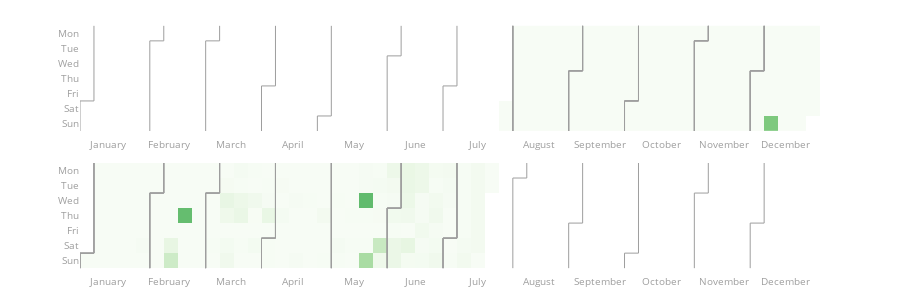

Here is the notebook cell this chart was saved with:
### Code cell
fig = calplot(
    df2,
    x="Reservation Creation Date (Greg)",
    y="#Rooms",
    gap=0
)
fig.show()

### Figure 1 — Plotly figure (JSON) as saved in the notebook; plotly's stock layout.template omitted (floating-point values rounded to 4 significant figures; data arrays with more than 128 entries replaced by an {"elided": "..."} marker saying what was removed)
{"data": [{"colorscale": [[0, "rgb(247,252,245)"], [0.125, "rgb(229,245,224)"], [0.25, "rgb(199,233,192)"], [0.375, "rgb(161,217,155)"], [0.5, "rgb(116,196,118)"], [0.625, "rgb(65,171,93)"], [0.75, "rgb(35,139,69)"], [0.875, "rgb(0,109,44)"], [1, "rgb(0,68,27)"]], "customdata": {"elided": "830x2 str values"}, "hovertemplate": "%{customdata[0]} <br>Week=%{x} <br>%{customdata[1]}=%{z}", "name": "2022", "showscale": false, "type": "heatmap", "x": {"elided": "830 int values"}, "xaxis": "x", "xgap": 0, "y": {"elided": "830 int values"}, "yaxis": "y", "ygap": 0, "z": {"elided": "830 int values"}, "zmax": 21475, "zmin": 0}, {"hoverinfo": "skip", "line": {"color": "#9e9e9e", "width": 1}, "mode": "lines", "type": "scatter", "x": [-0.5, -0.5], "xaxis": "x", "y": [4.5, 6.5], "yaxis": "y"}, {"hoverinfo": "skip", "line": {"color": "#9e9e9e", "width": 1}, "mode": "lines", "type": "scatter", "x": [-0.5, 0.5], "xaxis": "x", "y": [4.5, 4.5], "yaxis": "y"}, {"hoverinfo": "skip", "line": {"color": "#9e9e9e", "width": 1}, "mode": "lines", "type": "scatter", "x": [0.5, 0.5], "xaxis": "x", "y": [4.5, -0.5], "yaxis": "y"}, {"hoverinfo": "skip", "line": {"color": "#9e9e9e", "width": 1}, "mode": "lines", "type": "scatter", "x": [4.5, 4.5], "xaxis": "x", "y": [0.5, 6.5], "yaxis": "y"}, {"hoverinfo": "skip", "line": {"color": "#9e9e9e", "width": 1}, "mode": "lines", "type": "scatter", "x": [4.5, 5.5], "xaxis": "x", "y": [0.5, 0.5], "yaxis": "y"}, {"hoverinfo": "skip", "line": {"color": "#9e9e9e", "width": 1}, "mode": "lines", "type": "scatter", "x": [5.5, 5.5], "xaxis": "x", "y": [0.5, -0.5], "yaxis": "y"}, {"hoverinfo": "skip", "line": {"color": "#9e9e9e", "width": 1}, "mode": "lines", "type": "scatter", "x": [8.5, 8.5], "xaxis": "x", "y": [0.5, 6.5], "yaxis": "y"}, {"hoverinfo": "skip", "line": {"color": "#9e9e9e", "width": 1}, "mode": "lines", "type": "scatter", "x": [8.5, 9.5], "xaxis": "x", "y": [0.5, 0.5], "yaxis": "y"}, {"hoverinfo": "skip", "line": {"color": "#9e9e9e", "width": 1}, "mode": "lines", "type": "scatter", "x": [9.5, 9.5], "xaxis": "x", "y": [0.5, -0.5], "yaxis": "y"}, {"hoverinfo": "skip", "line": {"color": "#9e9e9e", "width": 1}, "mode": "lines", "type": "scatter", "x": [12.5, 12.5], "xaxis": "x", "y": [3.5, 6.5], "yaxis": "y"}, {"hoverinfo": "skip", "line": {"color": "#9e9e9e", "width": 1}, "mode": "lines", "type": "scatter", "x": [12.5, 13.5], "xaxis": "x", "y": [3.5, 3.5], "yaxis": "y"}, {"hoverinfo": "skip", "line": {"color": "#9e9e9e", "width": 1}, "mode": "lines", "type": "scatter", "x": [13.5, 13.5], "xaxis": "x", "y": [3.5, -0.5], "yaxis": "y"}, {"hoverinfo": "skip", "line": {"color": "#9e9e9e", "width": 1}, "mode": "lines", "type": "scatter", "x": [16.5, 16.5], "xaxis": "x", "y": [5.5, 6.5], "yaxis": "y"}, {"hoverinfo": "skip", "line": {"color": "#9e9e9e", "width": 1}, "mode": "lines", "type": "scatter", "x": [16.5, 17.5], "xaxis": "x", "y": [5.5, 5.5], "yaxis": "y"}, {"hoverinfo": "skip", "line": {"color": "#9e9e9e", "width": 1}, "mode": "lines", "type": "scatter", "x": [17.5, 17.5], "xaxis": "x", "y": [5.5, -0.5], "yaxis": "y"}, {"hoverinfo": "skip", "line": {"color": "#9e9e9e", "width": 1}, "mode": "lines", "type": "scatter", "x": [21.5, 21.5], "xaxis": "x", "y": [1.5, 6.5], "yaxis": "y"}, {"hoverinfo": "skip", "line": {"color": "#9e9e9e", "width": 1}, "mode": "lines", "type": "scatter", "x": [21.5, 22.5], "xaxis": "x", "y": [1.5, 1.5], "yaxis": "y"}, {"hoverinfo": "skip", "line": {"color": "#9e9e9e", "width": 1}, "mode": "lines", "type": "scatter", "x": [22.5, 22.5], "xaxis": "x", "y": [1.5, -0.5], "yaxis": "y"}, {"hoverinfo": "skip", "line": {"color": "#9e9e9e", "width": 1}, "mode": "lines", "type": "scatter", "x": [25.5, 25.5], "xaxis": "x", "y": [3.5, 6.5], "yaxis": "y"}, {"hoverinfo": "skip", "line": {"color": "#9e9e9e", "width": 1}, "mode": "lines", "type": "scatter", "x": [25.5, 26.5], "xaxis": "x", "y": [3.5, 3.5], "yaxis": "y"}, {"hoverinfo": "skip", "line": {"color": "#9e9e9e", "width": 1}, "mode": "lines", "type": "scatter", "x": [26.5, 26.5], "xaxis": "x", "y": [3.5, -0.5], "yaxis": "y"}, {"hoverinfo": "skip", "line": {"color": "#9e9e9e", "width": 1}, "mode": "lines", "type": "scatter", "x": [30.5, 30.5], "xaxis": "x", "y": [-0.5, 6.5], "yaxis": "y"}, {"hoverinfo": "skip", "line": {"color": "#9e9e9e", "width": 1}, "mode": "lines", "type": "scatter", "x": [30.5, 30.5], "xaxis": "x", "y": [-0.5, 6.5], "yaxis": "y"}, {"hoverinfo": "skip", "line": {"color": "#9e9e9e", "width": 1}, "mode": "lines", "type": "scatter", "x": [30.5, 30.5], "xaxis": "x", "y": [-0.5, 6.5], "yaxis": "y"}, {"hoverinfo": "skip", "line": {"color": "#9e9e9e", "width": 1}, "mode": "lines", "type": "scatter", "x": [30.5, 30.5], "xaxis": "x", "y": [-0.5, 6.5], "yaxis": "y"}, {"hoverinfo": "skip", "line": {"color": "#9e9e9e", "width": 1}, "mode": "lines", "type": "scatter", "x": [34.5, 34.5], "xaxis": "x", "y": [2.5, 6.5], "yaxis": "y"}, {"hoverinfo": "skip", "line": {"color": "#9e9e9e", "width": 1}, "mode": "lines", "type": "scatter", "x": [34.5, 35.5], "xaxis": "x", "y": [2.5, 2.5], "yaxis": "y"}, {"hoverinfo": "skip", "line": {"color": "#9e9e9e", "width": 1}, "mode": "lines", "type": "scatter", "x": [35.5, 35.5], "xaxis": "x", "y": [2.5, -0.5], "yaxis": "y"}, {"hoverinfo": "skip", "line": {"color": "#9e9e9e", "width": 1}, "mode": "lines", "type": "scatter", "x": [34.5, 34.5], "xaxis": "x", "y": [2.5, 6.5], "yaxis": "y"}, {"hoverinfo": "skip", "line": {"color": "#9e9e9e", "width": 1}, "mode": "lines", "type": "scatter", "x": [34.5, 35.5], "xaxis": "x", "y": [2.5, 2.5], "yaxis": "y"}, {"hoverinfo": "skip", "line": {"color": "#9e9e9e", "width": 1}, "mode": "lines", "type": "scatter", "x": [35.5, 35.5], "xaxis": "x", "y": [2.5, -0.5], "yaxis": "y"}, {"hoverinfo": "skip", "line": {"color": "#9e9e9e", "width": 1}, "mode": "lines", "type": "scatter", "x": [34.5, 34.5], "xaxis": "x", "y": [2.5, 6.5], "yaxis": "y"}, {"hoverinfo": "skip", "line": {"color": "#9e9e9e", "width": 1}, "mode": "lines", "type": "scatter", "x": [34.5, 35.5], "xaxis": "x", "y": [2.5, 2.5], "yaxis": "y"}, {"hoverinfo": "skip", "line": {"color": "#9e9e9e", "width": 1}, "mode": "lines", "type": "scatter", "x": [35.5, 35.5], "xaxis": "x", "y": [2.5, -0.5], "yaxis": "y"}, {"hoverinfo": "skip", "line": {"color": "#9e9e9e", "width": 1}, "mode": "lines", "type": "scatter", "x": [34.5, 34.5], "xaxis": "x", "y": [2.5, 6.5], "yaxis": "y"}, {"hoverinfo": "skip", "line": {"color": "#9e9e9e", "width": 1}, "mode": "lines", "type": "scatter", "x": [34.5, 35.5], "xaxis": "x", "y": [2.5, 2.5], "yaxis": "y"}, {"hoverinfo": "skip", "line": {"color": "#9e9e9e", "width": 1}, "mode": "lines", "type": "scatter", "x": [35.5, 35.5], "xaxis": "x", "y": [2.5, -0.5], "yaxis": "y"}, {"hoverinfo": "skip", "line": {"color": "#9e9e9e", "width": 1}, "mode": "lines", "type": "scatter", "x": [38.5, 38.5], "xaxis": "x", "y": [4.5, 6.5], "yaxis": "y"}, {"hoverinfo": "skip", "line": {"color": "#9e9e9e", "width": 1}, "mode": "lines", "type": "scatter", "x": [38.5, 39.5], "xaxis": "x", "y": [4.5, 4.5], "yaxis": "y"}, {"hoverinfo": "skip", "line": {"color": "#9e9e9e", "width": 1}, "mode": "lines", "type": "scatter", "x": [39.5, 39.5], "xaxis": "x", "y": [4.5, -0.5], "yaxis": "y"}, {"hoverinfo": "skip", "line": {"color": "#9e9e9e", "width": 1}, "mode": "lines", "type": "scatter", "x": [38.5, 38.5], "xaxis": "x", "y": [4.5, 6.5], "yaxis": "y"}, {"hoverinfo": "skip", "line": {"color": "#9e9e9e", "width": 1}, "mode": "lines", "type": "scatter", "x": [38.5, 39.5], "xaxis": "x", "y": [4.5, 4.5], "yaxis": "y"}, {"hoverinfo": "skip", "line": {"color": "#9e9e9e", "width": 1}, "mode": "lines", "type": "scatter", "x": [39.5, 39.5], "xaxis": "x", "y": [4.5, -0.5], "yaxis": "y"}, {"hoverinfo": "skip", "line": {"color": "#9e9e9e", "width": 1}, "mode": "lines", "type": "scatter", "x": [38.5, 38.5], "xaxis": "x", "y": [4.5, 6.5], "yaxis": "y"}, {"hoverinfo": "skip", "line": {"color": "#9e9e9e", "width": 1}, "mode": "lines", "type": "scatter", "x": [38.5, 39.5], "xaxis": "x", "y": [4.5, 4.5], "yaxis": "y"}, {"hoverinfo": "skip", "line": {"color": "#9e9e9e", "width": 1}, "mode": "lines", "type": "scatter", "x": [39.5, 39.5], "xaxis": "x", "y": [4.5, -0.5], "yaxis": "y"}, {"hoverinfo": "skip", "line": {"color": "#9e9e9e", "width": 1}, "mode": "lines", "type": "scatter", "x": [38.5, 38.5], "xaxis": "x", "y": [4.5, 6.5], "yaxis": "y"}, {"hoverinfo": "skip", "line": {"color": "#9e9e9e", "width": 1}, "mode": "lines", "type": "scatter", "x": [38.5, 39.5], "xaxis": "x", "y": [4.5, 4.5], "yaxis": "y"}, {"hoverinfo": "skip", "line": {"color": "#9e9e9e", "width": 1}, "mode": "lines", "type": "scatter", "x": [39.5, 39.5], "xaxis": "x", "y": [4.5, -0.5], "yaxis": "y"}, {"hoverinfo": "skip", "line": {"color": "#9e9e9e", "width": 1}, "mode": "lines", "type": "scatter", "x": [43.5, 43.5], "xaxis": "x", "y": [0.5, 6.5], "yaxis": "y"}, {"hoverinfo": "skip", "line": {"color": "#9e9e9e", "width": 1}, "mode": "lines", "type": "scatter", "x": [43.5, 44.5], "xaxis": "x", "y": [0.5, 0.5], "yaxis": "y"}, {"hoverinfo": "skip", "line": {"color": "#9e9e9e", "width": 1}, "mode": "lines", "type": "scatter", "x": [44.5, 44.5], "xaxis": "x", "y": [0.5, -0.5], "yaxis": "y"}, {"hoverinfo": "skip", "line": {"color": "#9e9e9e", "width": 1}, "mode": "lines", "type": "scatter", "x": [43.5, 43.5], "xaxis": "x", "y": [0.5, 6.5], "yaxis": "y"}, {"hoverinfo": "skip", "line": {"color": "#9e9e9e", "width": 1}, "mode": "lines", "type": "scatter", "x": [43.5, 44.5], "xaxis": "x", "y": [0.5, 0.5], "yaxis": "y"}, {"hoverinfo": "skip", "line": {"color": "#9e9e9e", "width": 1}, "mode": "lines", "type": "scatter", "x": [44.5, 44.5], "xaxis": "x", "y": [0.5, -0.5], "yaxis": "y"}, {"hoverinfo": "skip", "line": {"color": "#9e9e9e", "width": 1}, "mode": "lines", "type": "scatter", "x": [43.5, 43.5], "xaxis": "x", "y": [0.5, 6.5], "yaxis": "y"}, {"hoverinfo": "skip", "line": {"color": "#9e9e9e", "width": 1}, "mode": "lines", "type": "scatter", "x": [43.5, 44.5], "xaxis": "x", "y": [0.5, 0.5], "yaxis": "y"}, {"hoverinfo": "skip", "line": {"color": "#9e9e9e", "width": 1}, "mode": "lines", "type": "scatter", "x": [44.5, 44.5], "xaxis": "x", "y": [0.5, -0.5], "yaxis": "y"}, {"hoverinfo": "skip", "line": {"color": "#9e9e9e", "width": 1}, "mode": "lines", "type": "scatter", "x": [43.5, 43.5], "xaxis": "x", "y": [0.5, 6.5], "yaxis": "y"}, {"hoverinfo": "skip", "line": {"color": "#9e9e9e", "width": 1}, "mode": "lines", "type": "scatter", "x": [43.5, 44.5], "xaxis": "x", "y": [0.5, 0.5], "yaxis": "y"}, {"hoverinfo": "skip", "line": {"color": "#9e9e9e", "width": 1}, "mode": "lines", "type": "scatter", "x": [44.5, 44.5], "xaxis": "x", "y": [0.5, -0.5], "yaxis": "y"}, {"hoverinfo": "skip", "line": {"color": "#9e9e9e", "width": 1}, "mode": "lines", "type": "scatter", "x": [47.5, 47.5], "xaxis": "x", "y": [2.5, 6.5], "yaxis": "y"}, {"hoverinfo": "skip", "line": {"color": "#9e9e9e", "width": 1}, "mode": "lines", "type": "scatter", "x": [47.5, 48.5], "xaxis": "x", "y": [2.5, 2.5], "yaxis": "y"}, {"hoverinfo": "skip", "line": {"color": "#9e9e9e", "width": 1}, "mode": "lines", "type": "scatter", "x": [48.5, 48.5], "xaxis": "x", "y": [2.5, -0.5], "yaxis": "y"}, {"hoverinfo": "skip", "line": {"color": "#9e9e9e", "width": 1}, "mode": "lines", "type": "scatter", "x": [47.5, 47.5], "xaxis": "x", "y": [2.5, 6.5], "yaxis": "y"}, {"hoverinfo": "skip", "line": {"color": "#9e9e9e", "width": 1}, "mode": "lines", "type": "scatter", "x": [47.5, 48.5], "xaxis": "x", "y": [2.5, 2.5], "yaxis": "y"}, {"hoverinfo": "skip", "line": {"color": "#9e9e9e", "width": 1}, "mode": "lines", "type": "scatter", "x": [48.5, 48.5], "xaxis": "x", "y": [2.5, -0.5], "yaxis": "y"}, {"hoverinfo": "skip", "line": {"color": "#9e9e9e", "width": 1}, "mode": "lines", "type": "scatter", "x": [47.5, 47.5], "xaxis": "x", "y": [2.5, 6.5], "yaxis": "y"}, {"hoverinfo": "skip", "line": {"color": "#9e9e9e", "width": 1}, "mode": "lines", "type": "scatter", "x": [47.5, 48.5], "xaxis": "x", "y": [2.5, 2.5], "yaxis": "y"}, {"hoverinfo": "skip", "line": {"color": "#9e9e9e", "width": 1}, "mode": "lines", "type": "scatter", "x": [48.5, 48.5], "xaxis": "x", "y": [2.5, -0.5], "yaxis": "y"}, {"hoverinfo": "skip", "line": {"color": "#9e9e9e", "width": 1}, "mode": "lines", "type": "scatter", "x": [47.5, 47.5], "xaxis": "x", "y": [2.5, 6.5], "yaxis": "y"}, {"hoverinfo": "skip", "line": {"color": "#9e9e9e", "width": 1}, "mode": "lines", "type": "scatter", "x": [47.5, 48.5], "xaxis": "x", "y": [2.5, 2.5], "yaxis": "y"}, {"hoverinfo": "skip", "line": {"color": "#9e9e9e", "width": 1}, "mode": "lines", "type": "scatter", "x": [48.5, 48.5], "xaxis": "x", "y": [2.5, -0.5], "yaxis": "y"}, {"colorscale": [[0, "rgb(247,252,245)"], [0.125, "rgb(229,245,224)"], [0.25, "rgb(199,233,192)"], [0.375, "rgb(161,217,155)"], [0.5, "rgb(116,196,118)"], [0.625, "rgb(65,171,93)"], [0.75, "rgb(35,139,69)"], [0.875, "rgb(0,109,44)"], [1, "rgb(0,68,27)"]], "customdata": {"elided": "962x2 str values"}, "hovertemplate": "%{customdata[0]} <br>Week=%{x} <br>%{customdata[1]}=%{z}", "name": "2023", "showscale": false, "type": "heatmap", "x": {"elided": "962 int values"}, "xaxis": "x2", "xgap": 0, "y": {"elided": "962 int values"}, "yaxis": "y2", "ygap": 0, "z": {"elided": "962 int values"}, "zmax": 21475, "zmin": 0}, {"hoverinfo": "skip", "line": {"color": "#9e9e9e", "width": 1}, "mode": "lines", "type": "scatter", "x": [-0.5, -0.5], "xaxis": "x2", "y": [5.5, 6.5], "yaxis": "y2"}, {"hoverinfo": "skip", "line": {"color": "#9e9e9e", "width": 1}, "mode": "lines", "type": "scatter", "x": [-0.5, 0.5], "xaxis": "x2", "y": [5.5, 5.5], "yaxis": "y2"}, {"hoverinfo": "skip", "line": {"color": "#9e9e9e", "width": 1}, "mode": "lines", "type": "scatter", "x": [0.5, 0.5], "xaxis": "x2", "y": [5.5, -0.5], "yaxis": "y2"}, {"hoverinfo": "skip", "line": {"color": "#9e9e9e", "width": 1}, "mode": "lines", "type": "scatter", "x": [-0.5, -0.5], "xaxis": "x2", "y": [5.5, 6.5], "yaxis": "y2"}, {"hoverinfo": "skip", "line": {"color": "#9e9e9e", "width": 1}, "mode": "lines", "type": "scatter", "x": [-0.5, 0.5], "xaxis": "x2", "y": [5.5, 5.5], "yaxis": "y2"}, {"hoverinfo": "skip", "line": {"color": "#9e9e9e", "width": 1}, "mode": "lines", "type": "scatter", "x": [0.5, 0.5], "xaxis": "x2", "y": [5.5, -0.5], "yaxis": "y2"}, {"hoverinfo": "skip", "line": {"color": "#9e9e9e", "width": 1}, "mode": "lines", "type": "scatter", "x": [-0.5, -0.5], "xaxis": "x2", "y": [5.5, 6.5], "yaxis": "y2"}, {"hoverinfo": "skip", "line": {"color": "#9e9e9e", "width": 1}, "mode": "lines", "type": "scatter", "x": [-0.5, 0.5], "xaxis": "x2", "y": [5.5, 5.5], "yaxis": "y2"}, {"hoverinfo": "skip", "line": {"color": "#9e9e9e", "width": 1}, "mode": "lines", "type": "scatter", "x": [0.5, 0.5], "xaxis": "x2", "y": [5.5, -0.5], "yaxis": "y2"}, {"hoverinfo": "skip", "line": {"color": "#9e9e9e", "width": 1}, "mode": "lines", "type": "scatter", "x": [-0.5, -0.5], "xaxis": "x2", "y": [5.5, 6.5], "yaxis": "y2"}, {"hoverinfo": "skip", "line": {"color": "#9e9e9e", "width": 1}, "mode": "lines", "type": "scatter", "x": [-0.5, 0.5], "xaxis": "x2", "y": [5.5, 5.5], "yaxis": "y2"}, {"hoverinfo": "skip", "line": {"color": "#9e9e9e", "width": 1}, "mode": "lines", "type": "scatter", "x": [0.5, 0.5], "xaxis": "x2", "y": [5.5, -0.5], "yaxis": "y2"}, {"hoverinfo": "skip", "line": {"color": "#9e9e9e", "width": 1}, "mode": "lines", "type": "scatter", "x": [4.5, 4.5], "xaxis": "x2", "y": [1.5, 6.5], "yaxis": "y2"}, {"hoverinfo": "skip", "line": {"color": "#9e9e9e", "width": 1}, "mode": "lines", "type": "scatter", "x": [4.5, 5.5], "xaxis": "x2", "y": [1.5, 1.5], "yaxis": "y2"}, {"hoverinfo": "skip", "line": {"color": "#9e9e9e", "width": 1}, "mode": "lines", "type": "scatter", "x": [5.5, 5.5], "xaxis": "x2", "y": [1.5, -0.5], "yaxis": "y2"}, {"hoverinfo": "skip", "line": {"color": "#9e9e9e", "width": 1}, "mode": "lines", "type": "scatter", "x": [4.5, 4.5], "xaxis": "x2", "y": [1.5, 6.5], "yaxis": "y2"}, {"hoverinfo": "skip", "line": {"color": "#9e9e9e", "width": 1}, "mode": "lines", "type": "scatter", "x": [4.5, 5.5], "xaxis": "x2", "y": [1.5, 1.5], "yaxis": "y2"}, {"hoverinfo": "skip", "line": {"color": "#9e9e9e", "width": 1}, "mode": "lines", "type": "scatter", "x": [5.5, 5.5], "xaxis": "x2", "y": [1.5, -0.5], "yaxis": "y2"}, {"hoverinfo": "skip", "line": {"color": "#9e9e9e", "width": 1}, "mode": "lines", "type": "scatter", "x": [4.5, 4.5], "xaxis": "x2", "y": [1.5, 6.5], "yaxis": "y2"}, {"hoverinfo": "skip", "line": {"color": "#9e9e9e", "width": 1}, "mode": "lines", "type": "scatter", "x": [4.5, 5.5], "xaxis": "x2", "y": [1.5, 1.5], "yaxis": "y2"}, {"hoverinfo": "skip", "line": {"color": "#9e9e9e", "width": 1}, "mode": "lines", "type": "scatter", "x": [5.5, 5.5], "xaxis": "x2", "y": [1.5, -0.5], "yaxis": "y2"}, {"hoverinfo": "skip", "line": {"color": "#9e9e9e", "width": 1}, "mode": "lines", "type": "scatter", "x": [4.5, 4.5], "xaxis": "x2", "y": [1.5, 6.5], "yaxis": "y2"}, {"hoverinfo": "skip", "line": {"color": "#9e9e9e", "width": 1}, "mode": "lines", "type": "scatter", "x": [4.5, 5.5], "xaxis": "x2", "y": [1.5, 1.5], "yaxis": "y2"}, {"hoverinfo": "skip", "line": {"color": "#9e9e9e", "width": 1}, "mode": "lines", "type": "scatter", "x": [5.5, 5.5], "xaxis": "x2", "y": [1.5, -0.5], "yaxis": "y2"}, {"hoverinfo": "skip", "line": {"color": "#9e9e9e", "width": 1}, "mode": "lines", "type": "scatter", "x": [8.5, 8.5], "xaxis": "x2", "y": [1.5, 6.5], "yaxis": "y2"}, {"hoverinfo": "skip", "line": {"color": "#9e9e9e", "width": 1}, "mode": "lines", "type": "scatter", "x": [8.5, 9.5], "xaxis": "x2", "y": [1.5, 1.5], "yaxis": "y2"}, {"hoverinfo": "skip", "line": {"color": "#9e9e9e", "width": 1}, "mode": "lines", "type": "scatter", "x": [9.5, 9.5], "xaxis": "x2", "y": [1.5, -0.5], "yaxis": "y2"}, {"hoverinfo": "skip", "line": {"color": "#9e9e9e", "width": 1}, "mode": "lines", "type": "scatter", "x": [8.5, 8.5], "xaxis": "x2", "y": [1.5, 6.5], "yaxis": "y2"}, {"hoverinfo": "skip", "line": {"color": "#9e9e9e", "width": 1}, "mode": "lines", "type": "scatter", "x": [8.5, 9.5], "xaxis": "x2", "y": [1.5, 1.5], "yaxis": "y2"}, {"hoverinfo": "skip", "line": {"color": "#9e9e9e", "width": 1}, "mode": "lines", "type": "scatter", "x": [9.5, 9.5], "xaxis": "x2", "y": [1.5, -0.5], "yaxis": "y2"}, {"hoverinfo": "skip", "line": {"color": "#9e9e9e", "width": 1}, "mode": "lines", "type": "scatter", "x": [8.5, 8.5], "xaxis": "x2", "y": [1.5, 6.5], "yaxis": "y2"}, {"hoverinfo": "skip", "line": {"color": "#9e9e9e", "width": 1}, "mode": "lines", "type": "scatter", "x": [8.5, 9.5], "xaxis": "x2", "y": [1.5, 1.5], "yaxis": "y2"}, {"hoverinfo": "skip", "line": {"color": "#9e9e9e", "width": 1}, "mode": "lines", "type": "scatter", "x": [9.5, 9.5], "xaxis": "x2", "y": [1.5, -0.5], "yaxis": "y2"}, {"hoverinfo": "skip", "line": {"color": "#9e9e9e", "width": 1}, "mode": "lines", "type": "scatter", "x": [8.5, 8.5], "xaxis": "x2", "y": [1.5, 6.5], "yaxis": "y2"}, {"hoverinfo": "skip", "line": {"color": "#9e9e9e", "width": 1}, "mode": "lines", "type": "scatter", "x": [8.5, 9.5], "xaxis": "x2", "y": [1.5, 1.5], "yaxis": "y2"}, {"hoverinfo": "skip", "line": {"color": "#9e9e9e", "width": 1}, "mode": "lines", "type": "scatter", "x": [9.5, 9.5], "xaxis": "x2", "y": [1.5, -0.5], "yaxis": "y2"}, {"hoverinfo": "skip", "line": {"color": "#9e9e9e", "width": 1}, "mode": "lines", "type": "scatter", "x": [12.5, 12.5], "xaxis": "x2", "y": [4.5, 6.5], "yaxis": "y2"}, {"hoverinfo": "skip", "line": {"color": "#9e9e9e", "width": 1}, "mode": "lines", "type": "scatter", "x": [12.5, 13.5], "xaxis": "x2", "y": [4.5, 4.5], "yaxis": "y2"}, {"hoverinfo": "skip", "line": {"color": "#9e9e9e", "width": 1}, "mode": "lines", "type": "scatter", "x": [13.5, 13.5], "xaxis": "x2", "y": [4.5, -0.5], "yaxis": "y2"}, {"hoverinfo": "skip", "line": {"color": "#9e9e9e", "width": 1}, "mode": "lines", "type": "scatter", "x": [12.5, 12.5], "xaxis": "x2", "y": [4.5, 6.5], "yaxis": "y2"}, {"hoverinfo": "skip", "line": {"color": "#9e9e9e", "width": 1}, "mode": "lines", "type": "scatter", "x": [12.5, 13.5], "xaxis": "x2", "y": [4.5, 4.5], "yaxis": "y2"}, {"hoverinfo": "skip", "line": {"color": "#9e9e9e", "width": 1}, "mode": "lines", "type": "scatter", "x": [13.5, 13.5], "xaxis": "x2", "y": [4.5, -0.5], "yaxis": "y2"}, {"hoverinfo": "skip", "line": {"color": "#9e9e9e", "width": 1}, "mode": "lines", "type": "scatter", "x": [12.5, 12.5], "xaxis": "x2", "y": [4.5, 6.5], "yaxis": "y2"}, {"hoverinfo": "skip", "line": {"color": "#9e9e9e", "width": 1}, "mode": "lines", "type": "scatter", "x": [12.5, 13.5], "xaxis": "x2", "y": [4.5, 4.5], "yaxis": "y2"}, {"hoverinfo": "skip", "line": {"color": "#9e9e9e", "width": 1}, "mode": "lines", "type": "scatter", "x": [13.5, 13.5], "xaxis": "x2", "y": [4.5, -0.5], "yaxis": "y2"}, {"hoverinfo": "skip", "line": {"color": "#9e9e9e", "width": 1}, "mode": "lines", "type": "scatter", "x": [12.5, 12.5], "xaxis": "x2", "y": [4.5, 6.5], "yaxis": "y2"}, {"hoverinfo": "skip", "line": {"color": "#9e9e9e", "width": 1}, "mode": "lines", "type": "scatter", "x": [12.5, 13.5], "xaxis": "x2", "y": [4.5, 4.5], "yaxis": "y2"}, {"hoverinfo": "skip", "line": {"color": "#9e9e9e", "width": 1}, "mode": "lines", "type": "scatter", "x": [13.5, 13.5], "xaxis": "x2", "y": [4.5, -0.5], "yaxis": "y2"}, {"hoverinfo": "skip", "line": {"color": "#9e9e9e", "width": 1}, "mode": "lines", "type": "scatter", "x": [17.5, 17.5], "xaxis": "x2", "y": [-0.5, 6.5], "yaxis": "y2"}, {"hoverinfo": "skip", "line": {"color": "#9e9e9e", "width": 1}, "mode": "lines", "type": "scatter", "x": [17.5, 17.5], "xaxis": "x2", "y": [-0.5, 6.5], "yaxis": "y2"}, {"hoverinfo": "skip", "line": {"color": "#9e9e9e", "width": 1}, "mode": "lines", "type": "scatter", "x": [17.5, 17.5], "xaxis": "x2", "y": [-0.5, 6.5], "yaxis": "y2"}, {"hoverinfo": "skip", "line": {"color": "#9e9e9e", "width": 1}, "mode": "lines", "type": "scatter", "x": [17.5, 17.5], "xaxis": "x2", "y": [-0.5, 6.5], "yaxis": "y2"}, {"hoverinfo": "skip", "line": {"color": "#9e9e9e", "width": 1}, "mode": "lines", "type": "scatter", "x": [21.5, 21.5], "xaxis": "x2", "y": [2.5, 6.5], "yaxis": "y2"}, {"hoverinfo": "skip", "line": {"color": "#9e9e9e", "width": 1}, "mode": "lines", "type": "scatter", "x": [21.5, 22.5], "xaxis": "x2", "y": [2.5, 2.5], "yaxis": "y2"}, {"hoverinfo": "skip", "line": {"color": "#9e9e9e", "width": 1}, "mode": "lines", "type": "scatter", "x": [22.5, 22.5], "xaxis": "x2", "y": [2.5, -0.5], "yaxis": "y2"}, {"hoverinfo": "skip", "line": {"color": "#9e9e9e", "width": 1}, "mode": "lines", "type": "scatter", "x": [21.5, 21.5], "xaxis": "x2", "y": [2.5, 6.5], "yaxis": "y2"}, {"hoverinfo": "skip", "line": {"color": "#9e9e9e", "width": 1}, "mode": "lines", "type": "scatter", "x": [21.5, 22.5], "xaxis": "x2", "y": [2.5, 2.5], "yaxis": "y2"}, {"hoverinfo": "skip", "line": {"color": "#9e9e9e", "width": 1}, "mode": "lines", "type": "scatter", "x": [22.5, 22.5], "xaxis": "x2", "y": [2.5, -0.5], "yaxis": "y2"}, {"hoverinfo": "skip", "line": {"color": "#9e9e9e", "width": 1}, "mode": "lines", "type": "scatter", "x": [21.5, 21.5], "xaxis": "x2", "y": [2.5, 6.5], "yaxis": "y2"}, {"hoverinfo": "skip", "line": {"color": "#9e9e9e", "width": 1}, "mode": "lines", "type": "scatter", "x": [21.5, 22.5], "xaxis": "x2", "y": [2.5, 2.5], "yaxis": "y2"}, {"hoverinfo": "skip", "line": {"color": "#9e9e9e", "width": 1}, "mode": "lines", "type": "scatter", "x": [22.5, 22.5], "xaxis": "x2", "y": [2.5, -0.5], "yaxis": "y2"}, {"hoverinfo": "skip", "line": {"color": "#9e9e9e", "width": 1}, "mode": "lines", "type": "scatter", "x": [21.5, 21.5], "xaxis": "x2", "y": [2.5, 6.5], "yaxis": "y2"}, {"hoverinfo": "skip", "line": {"color": "#9e9e9e", "width": 1}, "mode": "lines", "type": "scatter", "x": [21.5, 22.5], "xaxis": "x2", "y": [2.5, 2.5], "yaxis": "y2"}, {"hoverinfo": "skip", "line": {"color": "#9e9e9e", "width": 1}, "mode": "lines", "type": "scatter", "x": [22.5, 22.5], "xaxis": "x2", "y": [2.5, -0.5], "yaxis": "y2"}, {"hoverinfo": "skip", "line": {"color": "#9e9e9e", "width": 1}, "mode": "lines", "type": "scatter", "x": [25.5, 25.5], "xaxis": "x2", "y": [4.5, 6.5], "yaxis": "y2"}, {"hoverinfo": "skip", "line": {"color": "#9e9e9e", "width": 1}, "mode": "lines", "type": "scatter", "x": [25.5, 26.5], "xaxis": "x2", "y": [4.5, 4.5], "yaxis": "y2"}, {"hoverinfo": "skip", "line": {"color": "#9e9e9e", "width": 1}, "mode": "lines", "type": "scatter", "x": [26.5, 26.5], "xaxis": "x2", "y": [4.5, -0.5], "yaxis": "y2"}, {"hoverinfo": "skip", "line": {"color": "#9e9e9e", "width": 1}, "mode": "lines", "type": "scatter", "x": [25.5, 25.5], "xaxis": "x2", "y": [4.5, 6.5], "yaxis": "y2"}, {"hoverinfo": "skip", "line": {"color": "#9e9e9e", "width": 1}, "mode": "lines", "type": "scatter", "x": [25.5, 26.5], "xaxis": "x2", "y": [4.5, 4.5], "yaxis": "y2"}, {"hoverinfo": "skip", "line": {"color": "#9e9e9e", "width": 1}, "mode": "lines", "type": "scatter", "x": [26.5, 26.5], "xaxis": "x2", "y": [4.5, -0.5], "yaxis": "y2"}, {"hoverinfo": "skip", "line": {"color": "#9e9e9e", "width": 1}, "mode": "lines", "type": "scatter", "x": [25.5, 25.5], "xaxis": "x2", "y": [4.5, 6.5], "yaxis": "y2"}, {"hoverinfo": "skip", "line": {"color": "#9e9e9e", "width": 1}, "mode": "lines", "type": "scatter", "x": [25.5, 26.5], "xaxis": "x2", "y": [4.5, 4.5], "yaxis": "y2"}, {"hoverinfo": "skip", "line": {"color": "#9e9e9e", "width": 1}, "mode": "lines", "type": "scatter", "x": [26.5, 26.5], "xaxis": "x2", "y": [4.5, -0.5], "yaxis": "y2"}, {"hoverinfo": "skip", "line": {"color": "#9e9e9e", "width": 1}, "mode": "lines", "type": "scatter", "x": [25.5, 25.5], "xaxis": "x2", "y": [4.5, 6.5], "yaxis": "y2"}, {"hoverinfo": "skip", "line": {"color": "#9e9e9e", "width": 1}, "mode": "lines", "type": "scatter", "x": [25.5, 26.5], "xaxis": "x2", "y": [4.5, 4.5], "yaxis": "y2"}, {"hoverinfo": "skip", "line": {"color": "#9e9e9e", "width": 1}, "mode": "lines", "type": "scatter", "x": [26.5, 26.5], "xaxis": "x2", "y": [4.5, -0.5], "yaxis": "y2"}, {"hoverinfo": "skip", "line": {"color": "#9e9e9e", "width": 1}, "mode": "lines", "type": "scatter", "x": [30.5, 30.5], "xaxis": "x2", "y": [0.5, 6.5], "yaxis": "y2"}, {"hoverinfo": "skip", "line": {"color": "#9e9e9e", "width": 1}, "mode": "lines", "type": "scatter", "x": [30.5, 31.5], "xaxis": "x2", "y": [0.5, 0.5], "yaxis": "y2"}, {"hoverinfo": "skip", "line": {"color": "#9e9e9e", "width": 1}, "mode": "lines", "type": "scatter", "x": [31.5, 31.5], "xaxis": "x2", "y": [0.5, -0.5], "yaxis": "y2"}, {"hoverinfo": "skip", "line": {"color": "#9e9e9e", "width": 1}, "mode": "lines", "type": "scatter", "x": [34.5, 34.5], "xaxis": "x2", "y": [3.5, 6.5], "yaxis": "y2"}, {"hoverinfo": "skip", "line": {"color": "#9e9e9e", "width": 1}, "mode": "lines", "type": "scatter", "x": [34.5, 35.5], "xaxis": "x2", "y": [3.5, 3.5], "yaxis": "y2"}, {"hoverinfo": "skip", "line": {"color": "#9e9e9e", "width": 1}, "mode": "lines", "type": "scatter", "x": [35.5, 35.5], "xaxis": "x2", "y": [3.5, -0.5], "yaxis": "y2"}, {"hoverinfo": "skip", "line": {"color": "#9e9e9e", "width": 1}, "mode": "lines", "type": "scatter", "x": [38.5, 38.5], "xaxis": "x2", "y": [5.5, 6.5], "yaxis": "y2"}, {"hoverinfo": "skip", "line": {"color": "#9e9e9e", "width": 1}, "mode": "lines", "type": "scatter", "x": [38.5, 39.5], "xaxis": "x2", "y": [5.5, 5.5], "yaxis": "y2"}, {"hoverinfo": "skip", "line": {"color": "#9e9e9e", "width": 1}, "mode": "lines", "type": "scatter", "x": [39.5, 39.5], "xaxis": "x2", "y": [5.5, -0.5], "yaxis": "y2"}, {"hoverinfo": "skip", "line": {"color": "#9e9e9e", "width": 1}, "mode": "lines", "type": "scatter", "x": [43.5, 43.5], "xaxis": "x2", "y": [1.5, 6.5], "yaxis": "y2"}, {"hoverinfo": "skip", "line": {"color": "#9e9e9e", "width": 1}, "mode": "lines", "type": "scatter", "x": [43.5, 44.5], "xaxis": "x2", "y": [1.5, 1.5], "yaxis": "y2"}, {"hoverinfo": "skip", "line": {"color": "#9e9e9e", "width": 1}, "mode": "lines", "type": "scatter", "x": [44.5, 44.5], "xaxis": "x2", "y": [1.5, -0.5], "yaxis": "y2"}, {"hoverinfo": "skip", "line": {"color": "#9e9e9e", "width": 1}, "mode": "lines", "type": "scatter", "x": [47.5, 47.5], "xaxis": "x2", "y": [3.5, 6.5], "yaxis": "y2"}, {"hoverinfo": "skip", "line": {"color": "#9e9e9e", "width": 1}, "mode": "lines", "type": "scatter", "x": [47.5, 48.5], "xaxis": "x2", "y": [3.5, 3.5], "yaxis": "y2"}, {"hoverinfo": "skip", "line": {"color": "#9e9e9e", "width": 1}, "mode": "lines", "type": "scatter", "x": [48.5, 48.5], "xaxis": "x2", "y": [3.5, -0.5], "yaxis": "y2"}], "layout": {"font": {"color": "#9e9e9e", "size": 10}, "height": 300, "margin": {"b": 20, "t": 20}, "plot_bgcolor": "#fff", "showlegend": false, "title": {"text": ""}, "xaxis": {"anchor": "y", "domain": [0, 1], "showgrid": false, "showline": false, "tickmode": "array", "ticktext": ["January", "February", "March", "April", "May", "June", "July", "August", "September", "October", "November", "December"], "tickvals": [1.5, 5.909, 10.32, 14.73, 19.14, 23.55, 27.95, 32.36, 36.77, 41.18, 45.59, 50], "zeroline": false}, "xaxis2": {"anchor": "y2", "domain": [0, 1], "showgrid": false, "showline": false, "tickmode": "array", "ticktext": ["January", "February", "March", "April", "May", "June", "July", "August", "September", "October", "November", "December"], "tickvals": [1.5, 5.909, 10.32, 14.73, 19.14, 23.55, 27.95, 32.36, 36.77, 41.18, 45.59, 50], "zeroline": false}, "yaxis": {"anchor": "x", "autorange": "reversed", "domain": [0.54, 1], "showgrid": false, "showline": false, "tickmode": "array", "ticktext": ["Mon", "Tue", "Wed", "Thu", "Fri", "Sat", "Sun"], "tickvals": [0, 1, 2, 3, 4, 5, 6], "zeroline": false}, "yaxis2": {"anchor": "x2", "autorange": "reversed", "domain": [0, 0.46], "showgrid": false, "showline": false, "tickmode": "array", "ticktext": ["Mon", "Tue", "Wed", "Thu", "Fri", "Sat", "Sun"], "tickvals": [0, 1, 2, 3, 4, 5, 6], "zeroline": false}}}
